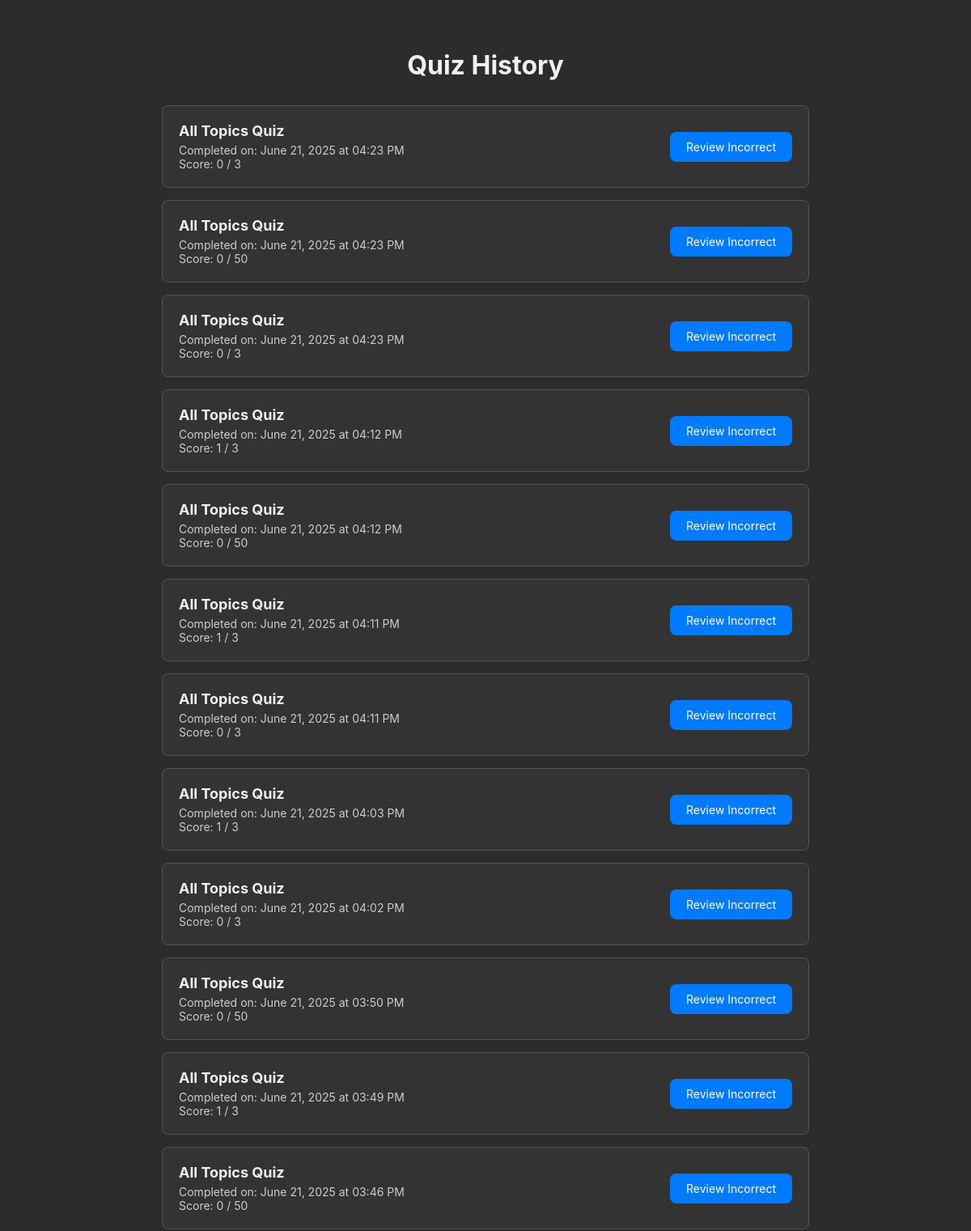
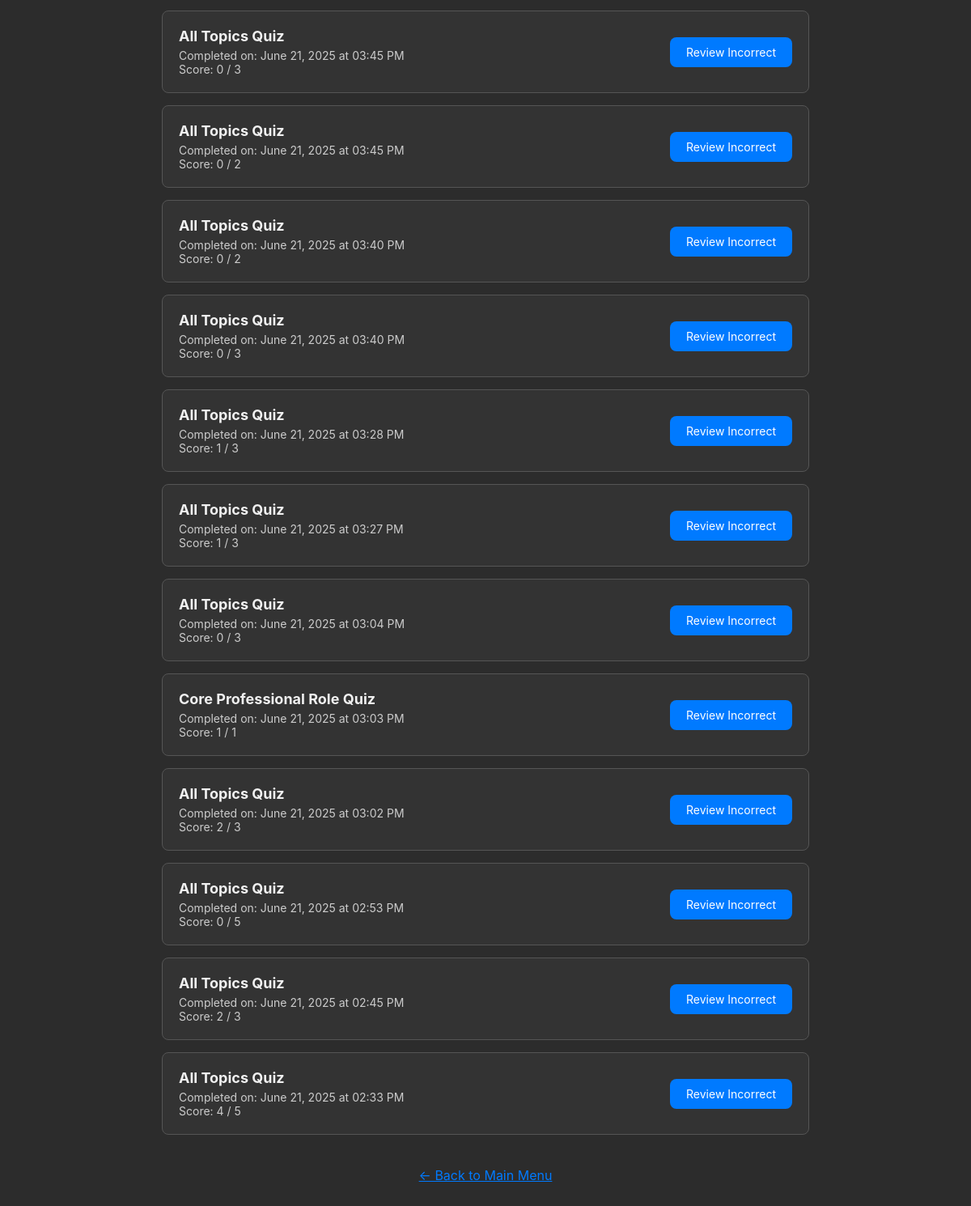
The page /history (signed in) on the database its author committed (2 pictures, top to bottom).
### app.py (models this page shows)
class QuizHistory(db.Model):
    id = db.Column(db.Integer, primary_key=True)
    user_id = db.Column(db.Integer, db.ForeignKey('user.id'), nullable=False)
    score = db.Column(db.Integer, nullable=False)
    total_questions = db.Column(db.Integer, nullable=False)
    date_taken = db.Column(db.DateTime, server_default=db.func.now())
    topic = db.Column(db.String(100))
    attempts = db.relationship('AnswerAttempt', backref='quiz', lazy='dynamic')

### app.py (the view)
@app.route('/history')
def history():
    if 'username' not in session: return redirect(url_for('login'))
    user = User.query.filter_by(username=session['username']).first()
    if not user: return redirect(url_for('logout'))
    user_quizzes = QuizHistory.query.filter_by(user_id=user.id).order_by(QuizHistory.date_taken.desc()).all()
    return render_template('history.html', quizzes=user_quizzes)

### templates/history.html (shortened to what this page needs)
<!DOCTYPE html>
<html lang="en">
<head>
</head>
<body>
    <div class="container">
        <h1>Quiz History</h1>
        {% if quizzes %}
            {% for quiz in quizzes %}
                <div class="history-item">
                    <div class="history-item-info">
                        <h2>{{ quiz.topic }} Quiz</h2>
                        <p>Completed on: {{ quiz.date_taken.strftime('%B %d, %Y at %I:%M %p') }}</p>
                        <p>Score: {{ quiz.score }} / {{ quiz.total_questions }}</p>
                    </div>
                    <a href="{{ url_for('review_page', quiz_id=quiz.id) }}" class="review-button">Review Incorrect</a>
                </div>
            {% endfor %}
        {% else %}
            <p class="no-history">You have not completed any quizzes yet.</p>
        {% endif %}
        <a href="{{ url_for('index') }}" class="back-link">← Back to Main Menu</a>
    </div>
</body>
</html>

### templates/history.html (style rules this page uses)
body { font-family: -apple-system, BlinkMacSystemFont, "Segoe UI", Roboto, "Helvetica Neue", Arial, sans-serif; background-color: #2c2c2c; color: #f0f0f0; margin: 0; padding: 40px; }
.container { max-width: 800px; margin: 0 auto; }
h1 { text-align: center; margin-bottom: 30px; }
.history-item { background-color: #333; border: 1px solid #555; border-radius: 8px; padding: 20px; margin-bottom: 15px; display: flex; justify-content: space-between; align-items: center; }
.history-item-info { flex-grow: 1; }
.history-item-info h2 { margin: 0 0 5px 0; font-size: 18px; }
.history-item-info p { margin: 0; color: #ccc; font-size: 14px; }
.review-button { background-color: #007aff; color: white; padding: 10px 20px; text-decoration: none; border-radius: 8px; font-size: 14px; }
.back-link { display: block; text-align: center; margin-top: 40px; color: #007aff; }

### rows shown on the page
QuizHistory: topic "All Topics", date_taken "June 21, 2025 at 04:23 PM", score "0", total_questions "3"
QuizHistory: topic "All Topics", date_taken "June 21, 2025 at 04:23 PM", score "0", total_questions "50"
QuizHistory: topic "All Topics", date_taken "June 21, 2025 at 04:23 PM", score "0", total_questions "3"
QuizHistory: topic "All Topics", date_taken "June 21, 2025 at 04:12 PM", score "1", total_questions "3"
QuizHistory: topic "All Topics", date_taken "June 21, 2025 at 04:12 PM", score "0", total_questions "50"
QuizHistory: topic "All Topics", date_taken "June 21, 2025 at 04:11 PM", score "1", total_questions "3"
QuizHistory: topic "All Topics", date_taken "June 21, 2025 at 04:11 PM", score "0", total_questions "3"
QuizHistory: topic "All Topics", date_taken "June 21, 2025 at 04:03 PM", score "1", total_questions "3"
QuizHistory: topic "All Topics", date_taken "June 21, 2025 at 04:02 PM", score "0", total_questions "3"
QuizHistory: topic "All Topics", date_taken "June 21, 2025 at 03:50 PM", score "0", total_questions "50"
QuizHistory: topic "All Topics", date_taken "June 21, 2025 at 03:49 PM", score "1", total_questions "3"
QuizHistory: topic "All Topics", date_taken "June 21, 2025 at 03:46 PM", score "0", total_questions "50"
QuizHistory: topic "All Topics", date_taken "June 21, 2025 at 03:45 PM", score "0", total_questions "3"
QuizHistory: topic "All Topics", date_taken "June 21, 2025 at 03:45 PM", score "0", total_questions "2"
QuizHistory: topic "All Topics", date_taken "June 21, 2025 at 03:40 PM", score "0", total_questions "2"
QuizHistory: topic "All Topics", date_taken "June 21, 2025 at 03:40 PM", score "0", total_questions "3"
QuizHistory: topic "All Topics", date_taken "June 21, 2025 at 03:28 PM", score "1", total_questions "3"
QuizHistory: topic "All Topics", date_taken "June 21, 2025 at 03:27 PM", score "1", total_questions "3"
QuizHistory: topic "All Topics", date_taken "June 21, 2025 at 03:04 PM", score "0", total_questions "3"
QuizHistory: topic "Core Professional Role", date_taken "June 21, 2025 at 03:03 PM", score "1", total_questions "1"
QuizHistory: topic "All Topics", date_taken "June 21, 2025 at 03:02 PM", score "2", total_questions "3"
QuizHistory: topic "All Topics", date_taken "June 21, 2025 at 02:53 PM", score "0", total_questions "5"
QuizHistory: topic "All Topics", date_taken "June 21, 2025 at 02:45 PM", score "2", total_questions "3"
QuizHistory: topic "All Topics", date_taken "June 21, 2025 at 02:33 PM", score "4", total_questions "5"
